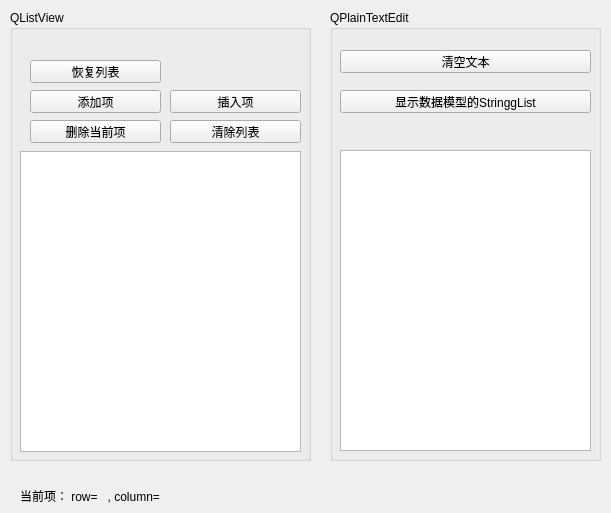
<?xml version="1.0" encoding="UTF-8"?>
<ui version="4.0">
 <class>string_list_model_form</class>
 <widget class="QWidget" name="string_list_model_form">
  <property name="geometry">
   <rect>
    <x>0</x>
    <y>0</y>
    <width>611</width>
    <height>513</height>
   </rect>
  </property>
  <property name="windowTitle">
   <string>Form</string>
  </property>
  <widget class="QGroupBox" name="groupBox">
   <property name="geometry">
    <rect>
     <x>10</x>
     <y>10</y>
     <width>301</width>
     <height>451</height>
    </rect>
   </property>
   <property name="title">
    <string>QListView</string>
   </property>
   <widget class="QListView" name="listView">
    <property name="geometry">
     <rect>
      <x>10</x>
      <y>141</y>
      <width>281</width>
      <height>301</height>
     </rect>
    </property>
   </widget>
   <widget class="QPushButton" name="btnInitList">
    <property name="geometry">
     <rect>
      <x>20</x>
      <y>50</y>
      <width>131</width>
      <height>23</height>
     </rect>
    </property>
    <property name="text">
     <string>恢复列表</string>
    </property>
   </widget>
   <widget class="QPushButton" name="btnInsertItem">
    <property name="geometry">
     <rect>
      <x>160</x>
      <y>80</y>
      <width>131</width>
      <height>23</height>
     </rect>
    </property>
    <property name="text">
     <string>插入项</string>
    </property>
   </widget>
   <widget class="QPushButton" name="btnAppendItem">
    <property name="geometry">
     <rect>
      <x>20</x>
      <y>80</y>
      <width>131</width>
      <height>23</height>
     </rect>
    </property>
    <property name="text">
     <string>添加项</string>
    </property>
   </widget>
   <widget class="QPushButton" name="btnDeleteCurrentItem">
    <property name="geometry">
     <rect>
      <x>20</x>
      <y>110</y>
      <width>131</width>
      <height>23</height>
     </rect>
    </property>
    <property name="text">
     <string>删除当前项</string>
    </property>
   </widget>
   <widget class="QPushButton" name="btnClearList">
    <property name="geometry">
     <rect>
      <x>160</x>
      <y>110</y>
      <width>131</width>
      <height>23</height>
     </rect>
    </property>
    <property name="text">
     <string>清除列表</string>
    </property>
   </widget>
  </widget>
  <widget class="QGroupBox" name="groupBox_2">
   <property name="geometry">
    <rect>
     <x>330</x>
     <y>10</y>
     <width>271</width>
     <height>451</height>
    </rect>
   </property>
   <property name="title">
    <string>QPlainTextEdit</string>
   </property>
   <widget class="QPlainTextEdit" name="plainTextEdit">
    <property name="geometry">
     <rect>
      <x>10</x>
      <y>140</y>
      <width>251</width>
      <height>301</height>
     </rect>
    </property>
   </widget>
   <widget class="QPushButton" name="btnCleartText">
    <property name="geometry">
     <rect>
      <x>10</x>
      <y>40</y>
      <width>251</width>
      <height>23</height>
     </rect>
    </property>
    <property name="text">
     <string>清空文本</string>
    </property>
   </widget>
   <widget class="QPushButton" name="btnShowStringList">
    <property name="geometry">
     <rect>
      <x>10</x>
      <y>80</y>
      <width>251</width>
      <height>23</height>
     </rect>
    </property>
    <property name="text">
     <string>显示数据模型的StringgList</string>
    </property>
   </widget>
  </widget>
  <widget class="QLabel" name="labelInfo">
   <property name="geometry">
    <rect>
     <x>20</x>
     <y>480</y>
     <width>321</width>
     <height>31</height>
    </rect>
   </property>
   <property name="text">
    <string>当前项： row=   , column= </string>
   </property>
  </widget>
 </widget>
 <resources/>
 <connections/>
</ui>
